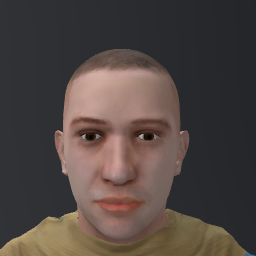
%> input picture 数字图像处理/实验教材/8/0.png, 256 x 256 px
$ octave untitled6.m   (GNU Octave 9; MATLAB toolbox functions it lacks are replaced by stand-ins)
%> lines starting %> are read from the running program, lines starting %| are printed output that depends on the picture
### 数字图像处理/数图实验/实验8=2877+陈鑫蕾/sift.m
function [image, des, loc] = sift(image)
% image: grayscal
% length: 第i组第j层特征点(ii,jj)的主梯度幅值
% direction: 第i组第j层特征点(ii,jj)的主梯度方向
% aaa: 特征点坐标集合
% des_idxs: 第i组第j层特征点(ii,jj)的描述子索引
% descriptions: 上面索引对应的128维描述子

% 读取图像并转化为灰度图像
 %image = imread(image);
[rows, cols, channels] = size(image);
if channels~=1
    image = rgb2gray(image);
end
[rows, cols] = size(image);

% 构建高斯金字塔
octave = floor(log2(min(rows, cols)))-3;
s = 3;
sigama0=1.6;
k=2^(1/s);
%image0 = imresize(image, 2, 'nearest'); % 先将原图像长、宽各扩展一倍
image0=image;
gauss_pyr_img = cell(octave+1, s+3);
for i=1:octave+1
    if i==1
        image0 = image0;
    else
        image0 = imresize(gauss_pyr_img{i-1}{s+1}, 0.5, 'nearest');
    end
    sigama1 = sigama0*2^(i-1);
    for j=1:s+3
        sigama = sigama1*k^(j-1);
        gauss_pyr_img{i}{j} = gauss(image0, sigama);
    end
end

% 构建高斯差分金字塔
DoG_pyr_img = cell(octave+1, s+2);
for i=1:octave+1
    for j=1:s+2
        DoG_pyr_img{i}{j} = gauss_pyr_img{i}{j+1}-gauss_pyr_img{i}{j};
    end
end

% DoG空间极值探测并去除低对比度的边缘相应点
location = cell(size(DoG_pyr_img));
curvature_threshold = 10.0;
curvature_threshold = (curvature_threshold+1)^2/curvature_threshold; % 主曲率阈值
contrast_threshold = 0.03; % 对比度阈值
xx = [1 -2 1];
yy = xx';
xy = [-1 0 1; 0 0 0; 1 0 -1]/4;
for i=1:octave+1
    [M, N] = size(DoG_pyr_img{i}{1});
    for j=2:s+1
        contrast_mask = abs(DoG_pyr_img{i}{j}(:,:))>=contrast_threshold;
        location{i}{j-1} = zeros(M,N);
        for ii=2:M-1
            for jj=2:N-1
                if(contrast_mask(ii, jj)==1)
                    tmp1 = DoG_pyr_img{i}{j-1}((ii-1):(ii+1),(jj-1):(jj+1));
                    tmp2 = DoG_pyr_img{i}{j}((ii-1):(ii+1),(jj-1):(jj+1));
                    tmp3 = DoG_pyr_img{i}{j+1}((ii-1):(ii+1),(jj-1):(jj+1));
                    tmp = [tmp1;tmp2;tmp3];
                    center = tmp2(2,2);
                    if(center==max(tmp(:)) || center==min(tmp(:)))
                        Dxx = sum(tmp2(2,1:3).*xx);
                        Dyy = sum(tmp2(1:3,2).*yy);
                        Dxy = sum(sum(tmp2(:,:).*xy));
                        TrH = Dxx+Dyy;
                        DetH = Dxx*Dyy-(Dxy)^2;
                        curvature = (TrH^2)/DetH;
                        if(curvature<curvature_threshold)
                            location{i}{j-1}(ii, jj) = 255;
                        end
                    end
                end
            end
        end
    end
end

% 求取特征点的主方向
length = cell(size(location));
direction = cell(size(location));
sigama0 = 1.6;
count = 0; % 设置一个计数器，用来确定计算以特征点为中心图像幅角和幅值的区域半径
hist = zeros(1, 36); % 统计邻域内梯度方向直方图
for i=1:octave+1
    [M, N] = size(gauss_pyr_img{i}{1});
    for j=2:s+1
        count = count+1;
        % 尺度变化的连续性
        % 上一组极值采样的最后一项是2^(i-1)*k^3*σ=2^i*σ，下一组极值采样的第一项是2^i*k^1*σ=2^(i+1/3)*σ，连续起来
        sigama = sigama0*k^count;
        length{i}{j-1} = zeros(M, N);
        direction{i}{j-1} = zeros(M, N);
        r = 8; % 区域半径设为8
        for ii=r+2:M-r-1
            for jj=r+2:N-r-1
                if(location{i}{j-1}(ii, jj)==255)
                    % 计算当前关键点(ii,jj)为中心、r为半径的图像梯度主方向和幅值
                    for iii=ii-r:ii+r
                        for jjj=jj-r:jj+r
                            m = sqrt((gauss_pyr_img{i}{j}(iii+1, jjj)-gauss_pyr_img{i}{j}(iii-1,jjj))^2+(gauss_pyr_img{i}{j}(iii,jjj+1)-gauss_pyr_img{i}{j}(iii,jjj-1))^2);
                            theta = atan((gauss_pyr_img{i}{j}(iii,jjj+1)-gauss_pyr_img{i}{j}(iii,jjj-1))/(gauss_pyr_img{i}{j}(iii+1, jjj)-gauss_pyr_img{i}{j}(iii-1,jjj)));
                            theta = theta/pi*180;
                            if(theta<0)
                                theta = theta+360;
                            end
                            w = exp(-((iii-ii)^2+(jjj-jj)^2)/(2*(1.5*sigama)^2)); % 生成邻域各像元的高斯权重，距离越近权重越大
                            if(isnan(theta))
                                if((gauss_pyr_img{i}{j}(iii, jjj+1)-gauss_pyr_img{i}{j}(iii, jjj-1))>=0)
                                    theta=90;
                                else
                                    theta=270;
                                end
                            end
                            t=floor(theta/10)+1;
                            hist(t) = hist(t)+m*w; % 将幅值*高斯权重加入对应的直方图中
                        end
                    end
                    % opencv直方图平滑，防止某个梯度方向角度因受到噪声的干扰二突变，角度是循环的
                    hist_smooth = zeros(1,36);
                    hist_smooth(1) = (hist(35)+hist(3)+4*hist(36)+4*hist(2)+6*hist(1))/16;
                    hist_smooth(2) = (hist(36)+hist(4)+4*hist(1)+4*hist(3)+6*hist(2))/16;
                    for h=3:34
                        hist_smooth(h) = (hist(h-2)+hist(h+2)+4*hist(h-1)+4*hist(h+1)+6*hist(h))/16;
                    end
                    hist_smooth(35) = (hist(33)+hist(1)+4*hist(34)+4*hist(36)+6*hist(35))/16;
                    hist_smooth(36) = (hist(34)+hist(2)+4*hist(35)+4*hist(1)+6*hist(36))/16;
                    hist = hist_smooth;

                    % [6 lines of commented-out code are left out]
                    [u, v] = max(hist(:)); % [幅值 幅角索引]=max(hist())
                    h0=hist(v);
                    if(v==36)
                        h1=hist(1);
                    else
                        h1=hist(v+1);
                    end
                    if(v==1)
                        h_1=hist(36);
                    else
                        h_1=hist(v-1);
                    end
                    v = v-(h1-h_1)/(2*(h1+h_1-2*h0));
                    length{i}{j-1}(ii,jj) = u;
                    direction{i}{j-1}(ii,jj) = floor((v-1)*10);
                end
            end
        end
    end
end

% 特征描述符的生成
sigama0=1.6;
count=0;
des_idxs = cell(size(location)); % 描述子的索引
descriptions=[]; % 描述子
index=0; % 索引变量
d=[]; % 存储每个像素梯度的方向
l=[]; % 存储每个像素梯度的幅值
f=zeros(1,8); % 用来存放每个子区域的8维描述子
description=[]; % 用来存放单个关键点的4*4领域的描述子，4*4*8=128
aaa=[];
for i=1:octave+1
    [M, N] = size(gauss_pyr_img{i}{1});
    for j=2:s+1
        des_idxs{i}{j-1} = zeros(M,N);
        count = count+1;
        sigama = sigama0*k^count;
        r=8; % 描述子范围，4*4领域，一个子区域是4*4个像素点
        % 1 1 1 1 . 1 1 1 1 . 1 1 1 1 . 1 1 1 1
        % 1 1 1 1 . 1 1 1 1 . 1 1 1 1 . 1 1 1 1
        % 1 1 1 1 . 1 1 1 1 . 1 1 1 1 . 1 1 1 1
        % 1 1 1 1 . 1 1 1 1 . 1 1 1 1 . 1 1 1 1
        % . . . . . . . . . . . . . . . . . . .
        % 1 1 1 1 . 1 1 1 1 . 1 1 1 1 . 1 1 1 1
        % 1 1 1 1 . 1 1 1 1 . 1 1 1 1 . 1 1 1 1
        % 1 1 1 1 . 1 1 1 1 . 1 1 1 1 . 1 1 1 1
        % 1 1 1 1 . 1 1 1 1 . 1 1 1 1 . 1 1 1 1
        % . . . . . . . . . X . . . . . . . . .
        % 1 1 1 1 . 1 1 1 1 . 1 1 1 1 . 1 1 1 1
        % 1 1 1 1 . 1 1 1 1 . 1 1 1 1 . 1 1 1 1
        % 1 1 1 1 . 1 1 1 1 . 1 1 1 1 . 1 1 1 1
        % 1 1 1 1 . 1 1 1 1 . 1 1 1 1 . 1 1 1 1
        % . . . . . . . . . . . . . . . . . . .
        % 1 1 1 1 . 1 1 1 1 . 1 1 1 1 . 1 1 1 1
        % 1 1 1 1 . 1 1 1 1 . 1 1 1 1 . 1 1 1 1
        % 1 1 1 1 . 1 1 1 1 . 1 1 1 1 . 1 1 1 1
        % 1 1 1 1 . 1 1 1 1 . 1 1 1 1 . 1 1 1 1
        for ii=r+2:M-r-1
            for jj=r+2:N-r-1
                if(length{i}{j-1}(ii,jj)~=0)
                    theta_1 = direction{i}{j-1}(ii,jj);
                    index = index+1;
                    description=[];
                    d=[];
                    l=[];
                    % 计算当前特征点为中心、r为半径的邻域内每个像素的梯度方向，
                    for iii=[ii-r:1:ii-1,ii+1:1:ii+r]
                        for jjj=[jj-r:1:jj-1,jj+1:1:jj+r]
                            m = sqrt((gauss_pyr_img{i}{j}(iii+1,jjj)-gauss_pyr_img{i}{j}(iii-1,jjj))^2+(gauss_pyr_img{i}{j}(iii,jjj+1)-gauss_pyr_img{i}{j}(iii,jjj-1))^2);
                            theta = atan((gauss_pyr_img{i}{j}(iii,jjj+1)-gauss_pyr_img{i}{j}(iii,jjj-1))/(gauss_pyr_img{i}{j}(iii+1,jjj)-gauss_pyr_img{i}{j}(iii-1,jjj)));
                            theta = theta/pi*180;
                            if(theta<0)
                                theta = theta+360;
                            end
                            w = exp(-((iii-ii)^2+(jjj-jj)^2)/(2*(1.5*sigama)^2)); % 生成邻域各像元的高斯权重
                            if(isnan(theta))
                                if((gauss_pyr_img{i}{j}(iii,jjj+1)-gauss_pyr_img{i}{j}(iii,jjj-1))>=0)
                                    theta=90;
                                else
                                    theta=270;
                                end
                            end
                            theta = theta+360-theta_1; % 逆时针旋转至主方向
                            theta = mod(theta, 360);
                            d = [d,theta];
                            l = [l,m*w];
                        end
                    end
                    d = reshape(d,16,16); % 8*8*4
                    l = reshape(l,16,16);
                    for r1=1:4
                        for c1=1:4
                            % 每个子区域的8个方向的梯度值
                            for iiii=1+(r1-1)*4:4*r1
                                for jjjj=1+(c1-1)*4:4*c1
                                    t = floor(d(iiii,jjjj)/45+1);
                                    f(t) = f(t)+l(iiii,jjjj);
                                end
                            end
                            description = [description, f(:)]; % 4*4*128
                        end
                    end
                    description = description./sqrt(sum(description(:).*description(:))); % 描述子归一化
                    descriptions = [descriptions;description(:)];
                    des_idxs{i}{j-1}(ii,jj)=index;
                    aaa = [aaa;ii,jj];
                end
            end
        end
    end
end
descriptions = reshape(descriptions,[],128); % 描述子变为128维

% 提取差分金字塔的第1组第2层的特征。
des=[];
loc=[];
[M, N] = size(gauss_pyr_img{1}{1});
for i=1:M
    for j=1:N
        if(length{1}{1}(i,j)~=0)
            loc=[loc;i,j];
            idx=des_idxs{1}{1}(i,j);
            des=[des;direction{1}{1}(i,j),length{1}{1}(i,j),descriptions(idx,:)];
        end
    end
end

end


### 数字图像处理/实验教材/8/match.m
% num = match(image1, image2)
%
% This function reads two images, finds their SIFT features, and
%   displays lines connecting the matched keypoints.  A match is accepted
%   only if its distance is less than distRatio times the distance to the
%   second closest match.
% It returns the number of matches displayed.
%
% Example: match('scene.pgm','book.pgm');

function num = match(image1,image2)


% Find SIFT keypoints for each image
[im1, des1, loc1] = sift(image1);
[im2, des2, loc2] = sift(image2);

% For efficiency in Matlab, it is cheaper to compute dot products between
%  unit vectors rather than Euclidean distances.  Note that the ratio of
%  angles (acos of dot products of unit vectors) is a close approximation
%  to the ratio of Euclidean distances for small angles.
%
% distRatio: Only keep matches in which the ratio of vector angles from the
%   nearest to second nearest neighbor is less than distRatio.
distRatio = 0.6;

% For each descriptor in the first image, select its match to second image.
des2t = des2';                          % Precompute matrix transpose
for i = 1 : size(des1,1)
   dotprods = des1(i,:) * des2t;        % Computes vector of dot products
   [vals,indx] = sort(acos(dotprods));  % Take inverse cosine and sort results

   % Check if nearest neighbor has angle less than distRatio times 2nd.
   if (vals(1) < distRatio * vals(2))
      match(i) = indx(1);
   else
      match(i) = 0;
   end
end

% Create a new image showing the two images side by side.
im3 = appendimages(im1,im2);

% Show a figure with lines joining the accepted matches.
figure('Position', [100 100 size(im3,2) size(im3,1)]);
colormap('gray');
imagesc(im3);
hold on;
cols1 = size(im1,2);
for i = 1: size(des1,1)
  if (match(i) > 0)
    line([loc1(i,2) loc2(match(i),2)+cols1], ...
         [loc1(i,1) loc2(match(i),1)], 'Color', 'c');
  end
end
hold off;
num = sum(match > 0);
fprintf('Found %d matches.\n', num);
end

### 数字图像处理/实验教材/8/untitled6.m
i1=imread('E:\大三上\数字图像处理\实验教材\8\0.png');
%> i1 is the input picture: size 256x256x3 uint8; mean R, G, B 79.1, 69.3, 65.7
i2=imread('E:\大三上\数字图像处理\实验教材\8\1.png');
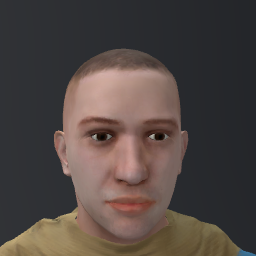
%> input picture 数字图像处理/实验教材/8/1.png, 256 x 256 px
%> i2 is the input picture: size 256x256x3 uint8; mean R, G, B 79.7, 69.8, 66.2
i11=rgb2gray(i1);
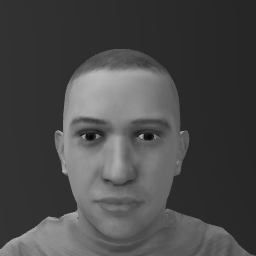
%> i11: size 256x256 uint8; min 4, max 186, mean 71.9
i22=rgb2gray(i2);
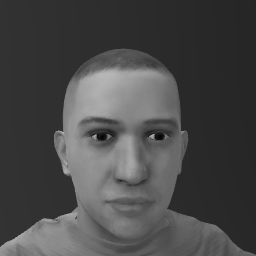
%> i22: size 256x256 uint8; min 3, max 184, mean 72.4
match('1.pgm','0.pgm');
%> the run ends on the next line
